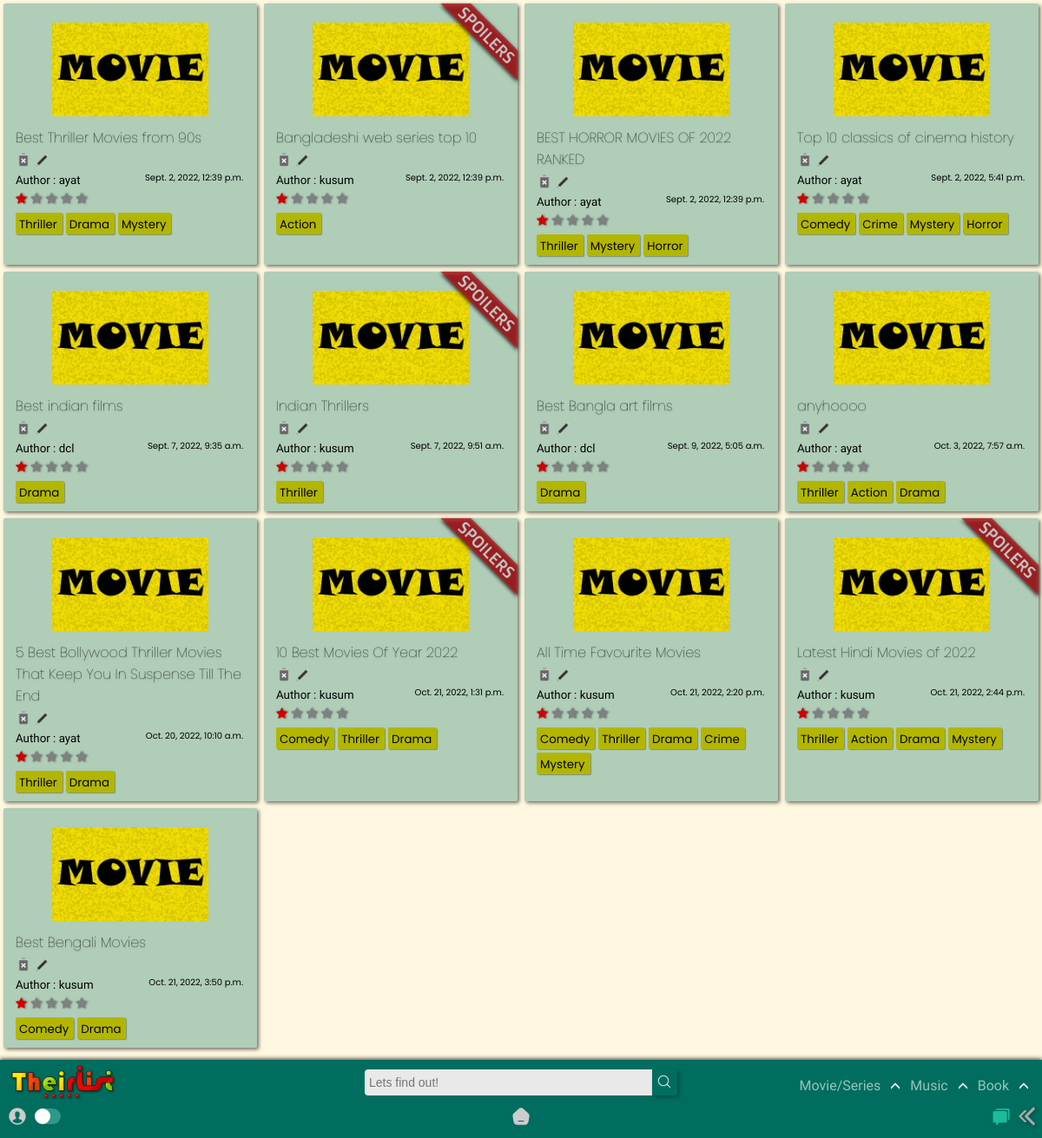
The page /home/film/ on the database as committed earlier.
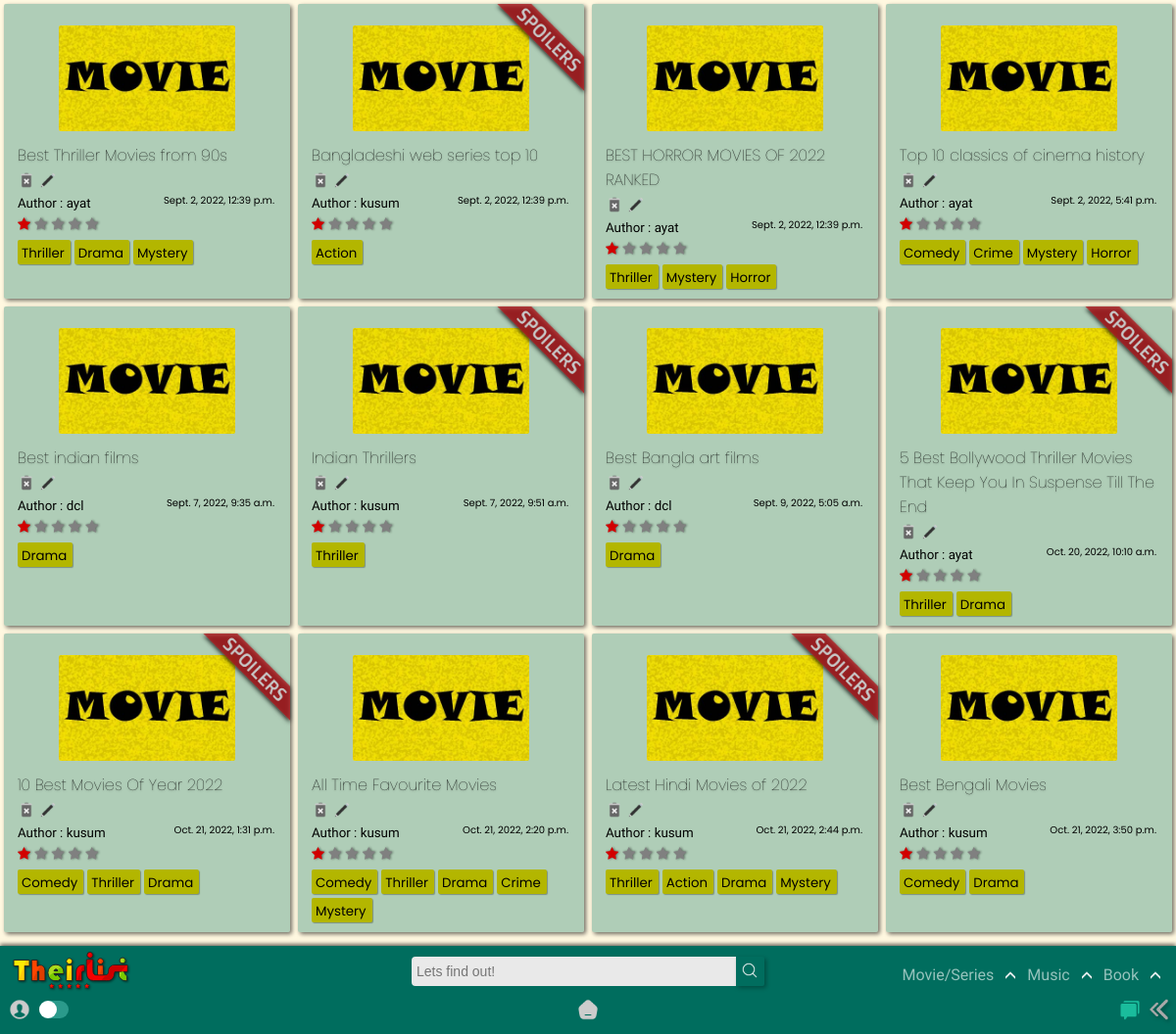
The same page on the database as committed later.
### app/models.py (models this page shows, shortened)
class List(models.Model):
    title = models.CharField(max_length=120)
    genre = models.ManyToManyField('Genre')
    creator = models.ForeignKey(User,on_delete=models.SET_NULL,blank=True, null=True)
    posted = models.DateTimeField(auto_now_add=True)
    content = RichTextField(null=True,default=' ')
    type = models.CharField(max_length=10,default="Movie")
    spoiler_choices = [(False, 'No'),(True, 'Yes')]
    spoiler = models.BooleanField(default=False,null=True, choices = spoiler_choices)
    slug = models.SlugField(max_length= 300,null=True, blank = True, unique=True)

class Genre(models.Model):
    name = models.CharField(max_length=150)
    def __str__(self):
        return self.name

### app/views.py (the view)
# urls.py: path('film/',views.film, name='film'),
def film(request,query=None):
    if not query:
        qs = List.objects.all()
    else:
        qs = List.objects.filter(genre__name__icontains=query)
    return render(request, 'app/film.html', {'query': qs, 'result' : query} )

### templates/app/film.html (shortened to what this page needs)
{% extends "index.html" %}
{% load static %}
{% block content %}
<section>
    <div class="contain-sec" id="contain-sec5">
      {% for film in query %}
      <div class="elements">
        <div class="thumb">
          <img src="{% static 'app/images/movie-poster.jpg' %}" width="100px" />
        </div>
        {% if film.spoiler == True %}
          <div class="spoiler"><img src="{% static 'app/images/spoilerr.png' %}" width="100px" /></div>
        {% endif %}
        <div class="Title">
          <a href="{% url 'app:list_detail' film.slug %}"><h4 class="tit">{{film.title}}</h4></a>
          {% if user.id == film.creator.id %}
          <a href="{% url 'app:delete_movie' film.slug %}"><img src ="{% static 'app/images/delete.png' %}"></a>
          <a href="{% url 'app:update_list' film.slug %}"><img src ="{% static 'app/images/edit.png' %}"></a>
          {% else %}
          <img src ="{% static 'app/images/delete-dis.png' %}">
          <img src ="{% static 'app/images/edit-dis.png' %}">
          {% endif %}
        </div>
        <div class="Author">
          <small>Author : {{film.creator.username}}<span>{{film.posted}}</span></small>
        </div>
        <div class="rating">
          <span class="star-headline">
          <span class="fa fa-star checked"></span>
          <span class="fa fa-star"></span>
          <span class="fa fa-star"></span>
          <span class="fa fa-star"></span>
          <span class="fa fa-star"></span>
          </span>
        </div>
          {% for tag in film.genre.all %}
          <div class="Genre">
            <a href="{% url 'app:film' query=tag %}">
              <small>{{ tag }}</small>
            </a>
          </div>
            {% empty %}
            No tags!
          {% endfor %}
      </div>
      {% endfor %}
    </div>
  </section>
{% endblock content %}

Rows that differ between the two databases and show on the page:
removed List: title "anyhoooo", creator.username "ayat", posted "Oct. 3, 2022, 7:57 a.m.", Genre (name "Thriller"), Genre (name "Action"), Genre (name "Drama")
changed List "5 Best Bollywood Thriller Movies That Keep You In Suspense Till The End": spoiler: picture added
